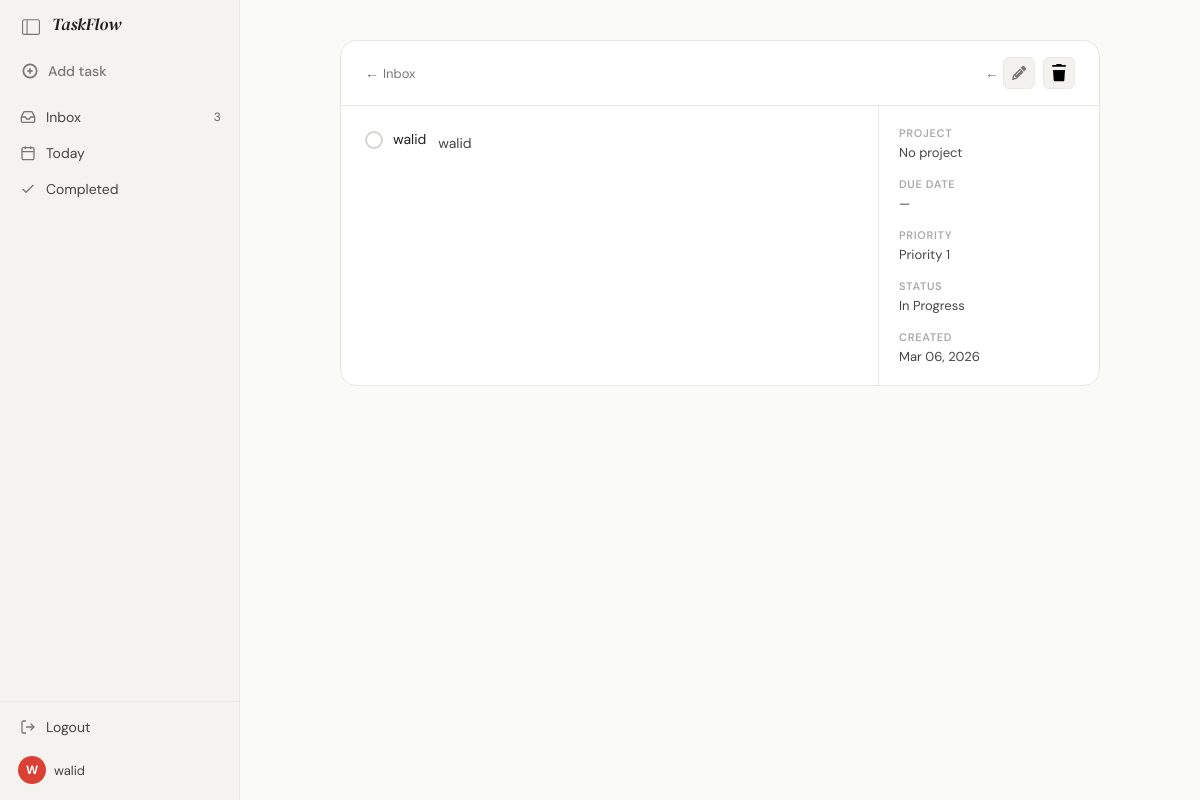
The app's page /tasks/27/ (signed in), older data.
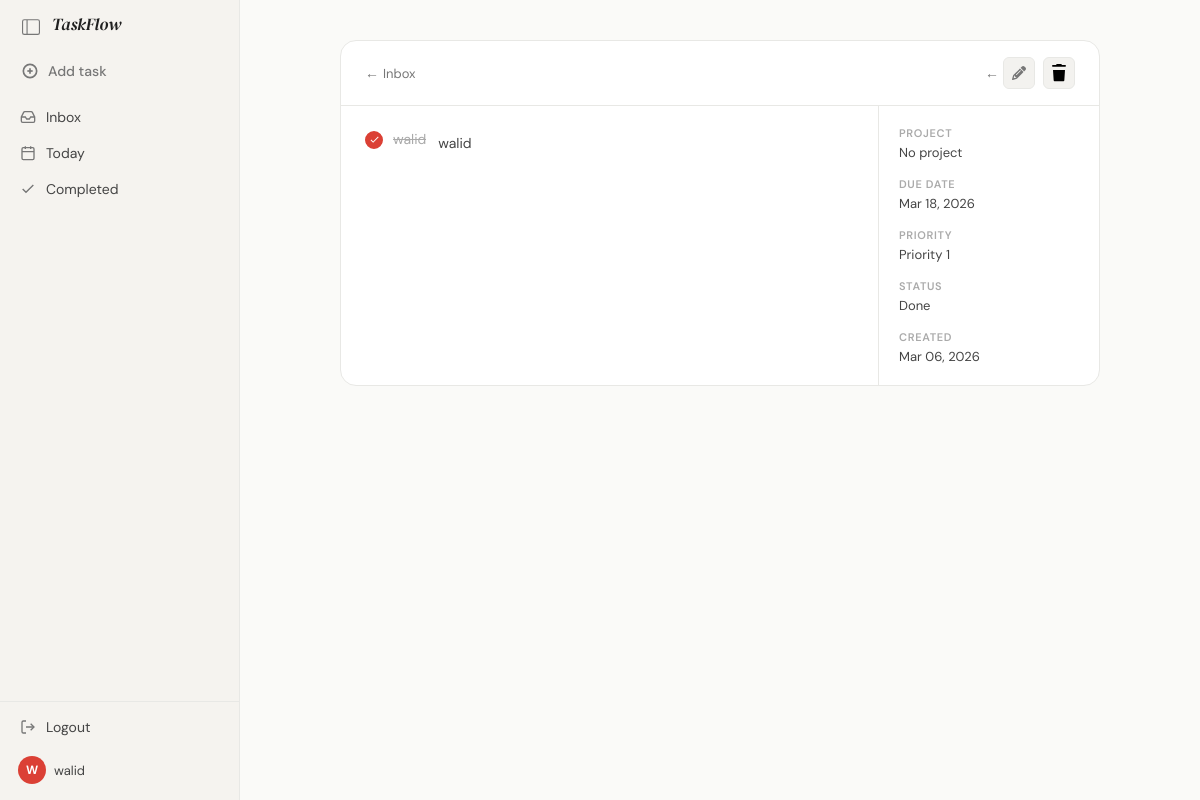
The same page, newer data.
### Task/models.py (models this page shows, shortened)
class Task(models.Model):
    PRIORITY = [
                (1 , 'Priority 1'),
                (2 , 'Priority 2'),
                (3 , 'Priority 3'),
                (4 , 'Priority 4'),
    ]
    title = models.CharField(max_length=255)
    description = models.TextField(blank=True)
    is_done = models.BooleanField(default=False)
    priority = models.IntegerField(choices=PRIORITY , default=1)
    created_at  = models.DateTimeField(auto_now_add=True)
    updated_at = models.DateTimeField(auto_now=True)
    due_date = models.DateTimeField(null=True , blank=True)
    user = models.ForeignKey(User , on_delete= models.CASCADE)
    category = models.ForeignKey(Category , on_delete=models.CASCADE , null=True , blank=True)

### Task/views.py (the view)
# urls.py: path('tasks/<int:task_id>/', views.task_detail, name='TaskDetail'),
@login_required(login_url='login')
def task_detail(request , task_id):
    task = Task.objects.get(id=task_id , user= request.user)
    return render(request , 'app/task_detail.html' , {'task': task})

### Task/context.py (called while the page is built)
def sidebar_data(request):
    if not request.user.is_authenticated:
        return {}
    return {
    'inbox_count': Task.objects.filter(
            user=request.user,
            is_done=False
        ).count(),
    'today_count': Task.objects.filter(
        user=request.user,
        due_date__date= timezone.now().date(),
        is_done = False
        ).count(),
    'add_task_form': TaskForm(),
    }

### Task/models.py (called while the page is built)
    def __str__(self):
        return self.get_name_display() # get_name_display() : cherche ettiquate correspondant de liste

### Task/templatetags/task_filters.py (called while the page is built)
@register.filter
def priority_icon(value):
    data = PRIORITY_DATA.get(value, {})
    return mark_safe(data.get('icon', ''))

@register.filter
def category_icon(value):
    data = CATEGORY_DATA.get(value, {})
    return mark_safe(data.get('icon', ''))

### Task/templates/app/task_detail.html (shortened to what this page needs)
{% extends "base2.html" %}
{% load static %}
{% block extra_css %}
<link rel="stylesheet" href="{% static 'styles/task_detail.css' %}"/>
{% endblock %}
{% block body_class %}page-task-detail{% endblock %}
{% block content %}
<div class="details-container">
  <div class="details_card">
    <div class="details_header">
      <a href="{% url 'inbox' %}">Inbox</a>
      <div class="details_actions">
        <a href="{% url 'TaskUpdate' task.id %}">
          <button class="edit-button" title="Edit task">
          </button>
        </a>
        <button class="button-delete" title="Delete task">
        </button>
      </div>
    </div>
    <div class="details_body">
      <div class="details_left">
        {% include 'components/toggle_done.html' with task=task %}
        <p class="details__description">{{ task.description|default:"No description." }}</p>
      </div>
      <div class="details_right">
        <div class="details_meta-item">
          <span class="details_meta-label">Project</span>
          <div class="details_meta-value">{{ task.category|default:"No project" }}</div>
        </div>
        <div class="details_meta-item">
          <span class="details_meta-label">Due date</span>
          <div class="details_meta-value">
            {% if task.due_date %}{{ task.due_date|date:"M d, Y" }}{% else %}—{% endif %}
          </div>
        </div>
        <div class="details_meta-item">
          <span class="details_meta-label">Priority</span>
          <div class="details_meta-value">{{ task.get_priority_display|default:"—" }}</div>
        </div>
        <div class="details_meta-item">
          <span class="details_meta-label">Status</span>
          <div class="details_meta-value">{% if task.is_done %}Done{% else %}In Progress{% endif %}</div>
        </div>
        <div class="details_meta-item">
          <span class="details_meta-label">Created</span>
          <div class="details_meta-value">{{ task.created_at|date:"M d, Y" }}</div>
        </div>
      </div>
    </div>
  </div>
</div>
{% endblock %}

### Task/templates/base2.html (shortened to what this page needs)
{% load static %}
<!doctype html>
<html lang="en">
<head>
  <link rel="stylesheet" href="{% static 'styles/main.css' %}"/>
  <link rel="stylesheet" href="{% static 'styles/responsive.css' %}"/>
  {% block extra_css %}{% endblock %}
</head>
<body class="{% block body_class %}{% endblock %}">
  <div class="app-layout">
    <aside class="app-layout__sidebar">
      {% include "components/sidebar.html" %}
    </aside>
    <main class="app-layout__content">
      {% block content %}{% endblock %}
    </main>
  </div>
  {% include "app/task_form.html" %}
</body>
</html>

### Task/templates/components/sidebar.html (shortened to what this page needs)
{% load static %}
<link rel="stylesheet" href="{% static 'styles/sidebar.css' %}"/>
<aside class="sidebar" id="sidebar">
  <div class="sidebar__head">
    <em class="title__head">TaskFlow</em>
    <button class="sidebar__toggle-btn" onclick="toggleSidebar()" title="Toggle sidebar">
      <svg width="18" height="18" viewBox="0 0 16 16" fill="currentColor">
        <path d="M0 3a2 2 0 0 1 2-2h12a2 2 0 0 1 2 2v10a2 2 0 0 1-2 2H2a2 2 0 0 1-2-2V3zm5-1v12h9a1 1 0 0 0 1-1V3a1 1 0 0 0-1-1H5zM4 2H2a1 1 0 0 0-1 1v10a1 1 0 0 0 1 1h2V2z"/>
      </svg>
    </button>
  </div>
  <div class="sidebar__add-task" onclick="addtaskopen()">
    <span class="sidebar__icon">
      <svg width="16" height="16" viewBox="0 0 24 24" fill="none" stroke="currentColor" stroke-width="2.5">
        <circle cx="12" cy="12" r="10"/>
        <line x1="12" y1="8" x2="12" y2="16"/>
        <line x1="8" y1="12" x2="16" y2="12"/>
      </svg>
    </span>
    <span class="sidebar__label">Add task</span>
  </div>
  <nav class="sidebar__nav">
    <a href="{% url 'inbox' %}" class="sidebar__item {% if request.resolver_match.url_name == 'inbox' %}sidebar__item--active{% endif %}">
      <span class="sidebar__icon">
        <svg width="16" height="16" viewBox="0 0 24 24" fill="none" stroke="currentColor" stroke-width="2">
          <polyline points="22 12 16 12 14 15 10 15 8 12 2 12"/>
          <path d="M5.45 5.11L2 12v6a2 2 0 002 2h16a2 2 0 002-2v-6l-3.45-6.89A2 2 0 0016.76 4H7.24a2 2 0 00-1.79 1.11z"/>
        </svg>
      </span>
      <span class="sidebar__label">Inbox</span>
      {% if inbox_count %}<span class="sidebar__count">{{ inbox_count }}</span>{% endif %}
    </a>
    <a href="{% url 'today' %}" class="sidebar__item {% if request.resolver_match.url_name == 'today' %}sidebar__item--active{% endif %}">
      <span class="sidebar__icon">
        <svg width="16" height="16" viewBox="0 0 24 24" fill="none" stroke="currentColor" stroke-width="2">
          <rect x="3" y="4" width="18" height="18" rx="2" ry="2"/>
          <line x1="16" y1="2" x2="16" y2="6"/>
          <line x1="8" y1="2" x2="8" y2="6"/>
          <line x1="3" y1="10" x2="21" y2="10"/>
        </svg>
      </span>
      <span class="sidebar__label">Today</span>
    </a>
    <a href="{% url 'completed' %}" class="sidebar__item {% if request.resolver_match.url_name == 'completed' %}sidebar__item--active{% endif %}">
      <span class="sidebar__icon">
        <svg width="16" height="16" viewBox="0 0 24 24" fill="none" stroke="currentColor" stroke-width="2">
          <polyline points="20 6 9 17 4 12"/>
        </svg>
      </span>
      <span class="sidebar__label">Completed</span>
    </a>
  </nav>
  <div class="sidebar__bottom">
    <a href="{% url 'logout' %}" class="sidebar__item">
      <span class="sidebar__icon">
        <svg width="16" height="16" viewBox="0 0 24 24" fill="none" stroke="currentColor" stroke-width="2">
          <path d="M9 21H5a2 2 0 01-2-2V5a2 2 0 012-2h4"/>
          <polyline points="16 17 21 12 16 7"/>
          <line x1="21" y1="12" x2="9" y2="12"/>
        </svg>
      </span>
      <span class="sidebar__label">Logout</span>
    </a>
    <div class="sidebar__user">
      <div class="sidebar__avatar">{{ request.user.username|first|upper }}</div>
      <span class="sidebar__label" style="font-size:13px; color: var(--ink-2);">{{ request.user.username }}</span>
    </div>
  </div>
</aside>

### Task/templates/components/toggle_done.html (shortened to what this page needs)
{% load static %}
<link rel="stylesheet" href="{% static 'styles/toggle_done.css' %}"/>
<form action="{% url 'TaskToggle' task.id %}" method="POST">
  <div class="checkbox-container">
    <label for="task-{{ task.id }}" class="checkbox-label">
      <div class="checkbox-box">
        <svg viewBox="0 0 24 24" class="check-icon">
          <path d="M9 16.17L4.83 12l-1.42 1.41L9 19 21 7l-1.41-1.41L9 16.17z"/>
        </svg>
      </div>
      <span class="checkbox-text">{{ task.title }}</span>
    </label>
  </div>
</form>

### Task/templates/app/task_confirm_delete.html (shortened to what this page needs)
{% load static %}

### Task/templates/app/task_form.html (shortened to what this page needs)
{% load static %}{% load task_filters %}
<link rel="stylesheet" href="{% static 'styles/task_form.css' %}"/>

### Task/static/styles/main.css (style rules this page uses)
:root { --red: #db4035; --red-dark: #b8332a; --red-light: #fff0ef; --red-mid: #f9c9c6; --white: #ffffff; --bg: #fafaf8; --bg-2: #f3f2ef; --border: #e8e8e5; --border-2: #d4d4d0; --ink: #202020; --ink-2: #444444; --ink-3: #777777; --ink-4: #aaaaaa; --sidebar-w: 240px; --sidebar-bg: #f5f3ef; --sidebar-active-bg: #ede8e3; --shadow-sm: 0 1px 3px rgba(0,0,0,0.08); --shadow-md: 0 4px 16px rgba(0,0,0,0.10); --shadow-lg: 0 12px 40px rgba(0,0,0,0.14); --shadow-xl: 0 24px 64px rgba(0,0,0,0.18); --r-sm: 6px; --r-md: 10px; --r-lg: 16px; --t-fast: 0.15s ease; --t-mid: 0.25s ease; --font-body: 'DM Sans', sans-serif; --font-display: 'DM Serif Display', serif; }
*, *::before, *::after { box-sizing: border-box; margin: 0; padding: 0; }
html { height: 100%; font-size: 15px; -webkit-font-smoothing: antialiased; -moz-osx-font-smoothing: grayscale; }
body { font-family: var(--font-body); background: var(--bg); color: var(--ink); height: 100%; overflow: hidden; }
a { text-decoration: none; color: inherit; }
button { font-family: var(--font-body); cursor: pointer; border: none; background: none; }
.app-layout { display: flex; height: 100vh; overflow: hidden; position: relative; }
.app-layout__sidebar { width: var(--sidebar-w); flex-shrink: 0; transition: width var(--t-mid); overflow: hidden; height: 100vh; }
.app-layout__content { flex: 1; min-width: 0; height: 100vh; overflow-y: auto; overflow-x: hidden; padding: 40px 48px; position: relative; }
.title__head { position: fixed; top: 0; left: 0; height: 48px; display: flex; align-items: center; padding: 0 16px 0 52px; font-family: var(--font-display); font-size: 17px; color: var(--ink); z-index: 50; pointer-events: none; transition: opacity var(--t-fast); }

### Task/static/styles/task_detail.css (style rules this page uses)
.details-container { max-width: 760px; margin: 0 auto; }
.details_card { background: var(--white); border-radius: var(--r-lg); border: 1px solid var(--border); overflow: hidden; }
.details_header { display: flex; align-items: center; justify-content: space-between; padding: 16px 24px; border-bottom: 1px solid var(--border); }
.details_header a { font-size: 13px; color: var(--ink-3); display: flex; align-items: center; gap: 4px; transition: color var(--t-fast); }
.details_header a::before { content: '←'; font-size: 14px; }
.details_actions { display: flex; align-items: center; gap: 8px; }
.edit-button { width: 32px; height: 32px; border-radius: var(--r-sm); display: flex; align-items: center; justify-content: center; background: var(--bg-2); border: 1px solid var(--border); cursor: pointer; transition: background var(--t-fast), border-color var(--t-fast); }
.edit-svgIcon { width: 14px; height: 14px; fill: var(--ink-3); }
.button-delete { width: 32px; height: 32px; border-radius: var(--r-sm); display: flex; align-items: center; justify-content: center; background: var(--bg-2); border: 1px solid var(--border); cursor: pointer; transition: background var(--t-fast), border-color var(--t-fast); position: relative; overflow: hidden; }
.svgIcon { width: 14px; position: absolute; transition: transform 0.3s ease; }
.bin-top { top: 6px; fill: var(--ink-3); }
.bin-bottom { bottom: 6px; fill: var(--ink-3); }
.details_body { display: flex; gap: 0; }
.details_left { flex: 1; padding: 24px; border-right: 1px solid var(--border); display: flex; gap: 12px; align-items: flex-start; }
.details__description { font-size: 14px; color: var(--ink-2); line-height: 1.6; padding-top: 2px; }
.details_right { width: 220px; flex-shrink: 0; padding: 20px; display: flex; flex-direction: column; gap: 16px; }
.details_meta-item { display: flex; flex-direction: column; gap: 4px; }
.details_meta-label { font-size: 11px; font-weight: 600; text-transform: uppercase; letter-spacing: 0.06em; color: var(--ink-4); }
.details_meta-value { display: flex; align-items: center; gap: 6px; font-size: 13px; color: var(--ink-2); }

Row changes from the older to the newer data that the page shows:
changed Task "walid": due_date (not shown) → "Mar 18, 2026"
Text that changed along with them:
{{ inbox_count }}: "3" → (not shown)
text no longer shown: "— In Progress"
text now shown: "Done"
